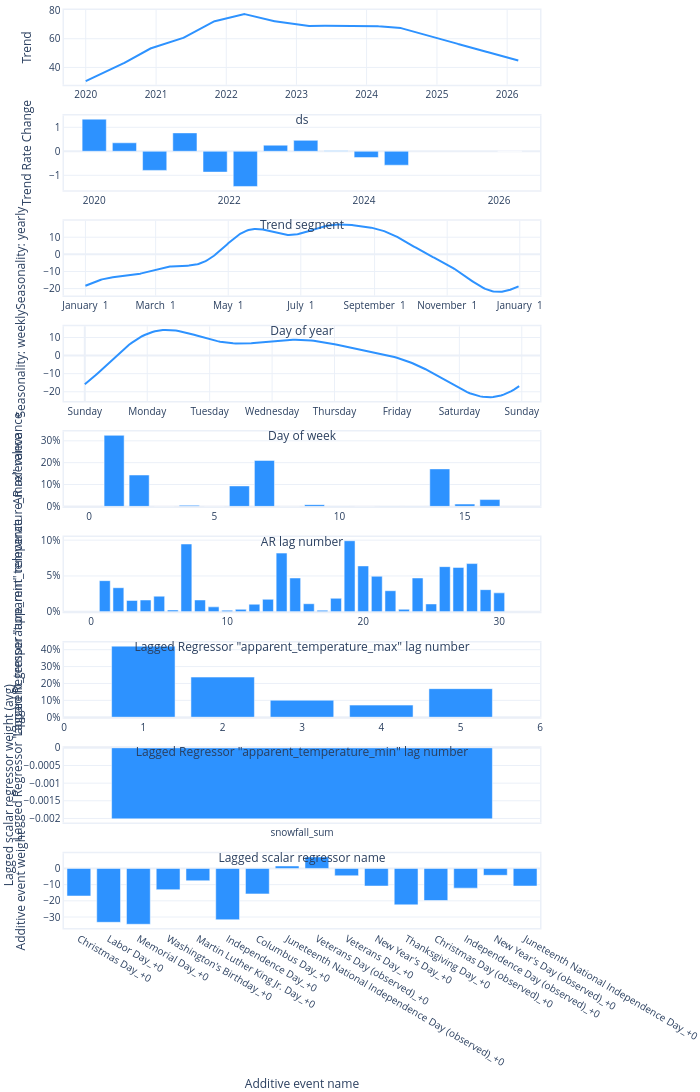

Source (notebook cell):
### Code cell
model.plot_parameters()

### Figure 1 — Plotly figure (JSON) as saved in the notebook; plotly's stock layout.template omitted (floating-point values rounded to 4 significant figures; data arrays with more than 128 entries replaced by an {"elided": "..."} marker saying what was removed)
{"data": [{"fill": "none", "line": {"color": "#2d92ff", "width": 2}, "mode": "lines", "name": "Trend", "type": "scatter", "x": {"elided": "2251 str values"}, "xaxis": "x", "y": {"elided": "2251 float values"}, "yaxis": "y"}, {"marker": {"color": "#2d92ff"}, "name": "Trend Rate Change", "type": "bar", "x": ["2020-01-01T00:00:00", "2020-06-12T15:16:21.818182", "2020-11-23T06:32:43.636364", "2021-05-05T21:49:05.454545", "2021-10-16T13:05:27.272727", "2022-03-29T04:21:49.090909", "2022-09-08T19:38:10.909091", "2023-02-19T10:54:32.727273", "2023-08-02T02:10:54.545455", "2024-01-12T17:27:16.363636", "2024-06-24T08:43:38.181818", "2026-02-28T00:00:00"], "xaxis": "x2", "y": [1.339, 0.3528, -0.7971, 0.7667, -0.8679, -1.466, 0.2537, 0.4542, 0.01986, -0.2618, -0.5805, 0], "yaxis": "y2"}, {"fill": "none", "line": {"color": "#2d92ff", "width": 2}, "mode": "lines", "name": "yearly", "type": "scatter", "x": {"elided": "365 str values"}, "xaxis": "x3", "y": {"elided": "365 float values"}, "yaxis": "y3"}, {"fill": "none", "line": {"color": "#2d92ff", "width": 2}, "mode": "lines", "name": "weekly", "type": "scatter", "x": {"elided": "168 int values"}, "xaxis": "x4", "y": {"elided": "168 float values"}, "yaxis": "y4"}, {"marker": {"color": "#2d92ff"}, "name": "AR", "type": "bar", "x": [16, 15, 14, 13, 12, 11, 10, 9, 8, 7, 6, 5, 4, 3, 2, 1], "xaxis": "x5", "y": [0.03126, 0.01077, 0.1717, 0.0001284, 0.0002486, 8.99e-06, 0.0001742, 0.008119, 5.846e-05, 0.2104, 0.09368, 8.596e-06, 0.004728, 1.275e-05, 0.1436, 0.3251], "yaxis": "y5"}, {"marker": {"color": "#2d92ff"}, "name": "Lagged Regressor \"apparent_temperature_max\"", "type": "bar", "x": [30, 29, 28, 27, 26, 25, 24, 23, 22, 21, 20, 19, 18, 17, 16, 15, 14, 13, 12, 11, 10, 9, 8, 7, 6, 5, 4, 3, 2, 1], "xaxis": "x6", "y": [0.02641, 0.03088, 0.06727, 0.06192, 0.06302, 0.01096, 0.0472, 0.003482, 0.02941, 0.04962, 0.06401, 0.09915, 0.01883, 0.00219, 0.01128, 0.04721, 0.08188, 0.01742, 0.01058, 0.003457, 0.002162, 0.006876, 0.01651, 0.09461, 0.002525, 0.02177, 0.01647, 0.01584, 0.0336, 0.04345], "yaxis": "y6"}, {"marker": {"color": "#2d92ff"}, "name": "Lagged Regressor \"apparent_temperature_min\"", "type": "bar", "x": [5, 4, 3, 2, 1], "xaxis": "x7", "y": [0.1691, 0.07162, 0.1006, 0.2377, 0.4211], "yaxis": "y7"}, {"marker": {"color": "#2d92ff"}, "name": "Lagged scalar regressor", "type": "bar", "width": 0.8, "x": ["snowfall_sum"], "xaxis": "x8", "y": [-0.002012], "yaxis": "y8"}, {"marker": {"color": "#2d92ff"}, "name": "Additive event", "type": "bar", "width": 0.8, "x": ["Christmas Day_+0", "Labor Day_+0", "Memorial Day_+0", "Washington's Birthday_+0", "Martin Luther King Jr. Day_+0", "Independence Day_+0", "Columbus Day_+0", "Juneteenth National Independence Day (observed)_+0", "Veterans Day (observed)_+0", "Veterans Day_+0", "New Year's Day_+0", "Thanksgiving Day_+0", "Christmas Day (observed)_+0", "Independence Day (observed)_+0", "New Year's Day (observed)_+0", "Juneteenth National Independence Day_+0"], "xaxis": "x9", "y": [-17.02, -33.27, -34.47, -13.1, -7.603, -31.67, -15.72, 1.519, 7.105, -4.504, -10.87, -22.48, -19.81, -12.16, -4.236, -10.86], "yaxis": "y9"}], "layout": {"autosize": true, "font": {"size": 10}, "height": 1890, "hovermode": "x unified", "margin": {"b": 0, "l": 0, "pad": 0, "r": 10, "t": 10}, "showlegend": false, "title": {"font": {"size": 12}}, "width": 700, "xaxis": {"anchor": "y", "domain": [0, 1], "linewidth": 1.5, "mirror": true, "range": ["2019-09-10T00:00:00", "2026-06-21T00:00:00"], "showline": true, "title": {"text": "ds"}, "type": "date"}, "xaxis2": {"anchor": "y2", "domain": [0, 1], "linewidth": 1.5, "mirror": true, "range": ["2019-07-21T08:43:38.181818", "2026-08-10T15:16:21.818182"], "showline": true, "title": {"text": "Trend segment"}, "type": "date"}, "xaxis3": {"anchor": "y3", "domain": [0, 1], "linewidth": 1.5, "mirror": true, "range": ["2016-12-14T00:00:00", "2018-01-18T00:00:00"], "showline": true, "tickformat": "%B %e", "title": {"text": "Day of year"}}, "xaxis4": {"anchor": "y4", "domain": [0, 1], "linewidth": 1.5, "mirror": true, "range": [-8, 175], "showline": true, "tickmode": "array", "ticktext": ["Sunday", "Monday", "Tuesday", "Wednesday", "Thursday", "Friday", "Saturday", "Sunday", "Sunday"], "tickvals": [0, 24, 48, 72, 96, 120, 144, 168, 192], "title": {"text": "Day of week"}}, "xaxis5": {"anchor": "y5", "domain": [0, 1], "linewidth": 1.5, "mirror": true, "range": [-1, 18], "showline": true, "title": {"text": "AR lag number"}}, "xaxis6": {"anchor": "y6", "domain": [0, 1], "linewidth": 1.5, "mirror": true, "range": [-2, 33], "showline": true, "title": {"text": "Lagged Regressor \"apparent_temperature_max\" lag number"}}, "xaxis7": {"anchor": "y7", "domain": [0, 1], "linewidth": 1.5, "mirror": true, "range": [0, 6], "showline": true, "title": {"text": "Lagged Regressor \"apparent_temperature_min\" lag number"}}, "xaxis8": {"anchor": "y8", "domain": [0, 1], "linewidth": 1.5, "mirror": true, "showline": true, "title": {"text": "Lagged scalar regressor name"}}, "xaxis9": {"anchor": "y9", "domain": [0, 1], "linewidth": 1.5, "mirror": true, "showline": true, "title": {"text": "Additive event name"}}, "yaxis": {"anchor": "x", "domain": [0.9185, 1], "linewidth": 1.5, "mirror": true, "rangemode": "normal", "showline": true, "title": {"text": "Trend"}}, "yaxis2": {"anchor": "x2", "domain": [0.8037, 0.8852], "linewidth": 1.5, "mirror": true, "rangemode": "normal", "showline": true, "title": {"text": "Trend Rate Change"}}, "yaxis3": {"anchor": "x3", "domain": [0.6889, 0.7704], "linewidth": 1.5, "mirror": true, "rangemode": "normal", "showline": true, "title": {"text": "Seasonality: yearly"}}, "yaxis4": {"anchor": "x4", "domain": [0.5741, 0.6556], "linewidth": 1.5, "mirror": true, "rangemode": "normal", "showline": true, "title": {"text": "Seasonality: weekly"}}, "yaxis5": {"anchor": "x5", "domain": [0.4593, 0.5407], "linewidth": 1.5, "mirror": true, "rangemode": "normal", "showline": true, "tickformat": ",.0%", "title": {"text": "AR relevance"}}, "yaxis6": {"anchor": "x6", "domain": [0.3444, 0.4259], "linewidth": 1.5, "mirror": true, "rangemode": "normal", "showline": true, "tickformat": ",.0%", "title": {"text": "Lagged Regressor \"apparent_temperature_max\" relevance"}}, "yaxis7": {"anchor": "x7", "domain": [0.2296, 0.3111], "linewidth": 1.5, "mirror": true, "rangemode": "normal", "showline": true, "tickformat": ",.0%", "title": {"text": "Lagged Regressor \"apparent_temperature_min\" relevance"}}, "yaxis8": {"anchor": "x8", "domain": [0.1148, 0.1963], "linewidth": 1.5, "mirror": true, "rangemode": "normal", "showline": true, "title": {"text": "Lagged scalar regressor weight (avg)"}}, "yaxis9": {"anchor": "x9", "domain": [0, 0.08148], "linewidth": 1.5, "mirror": true, "rangemode": "normal", "showline": true, "title": {"text": "Additive event weight"}}}}
